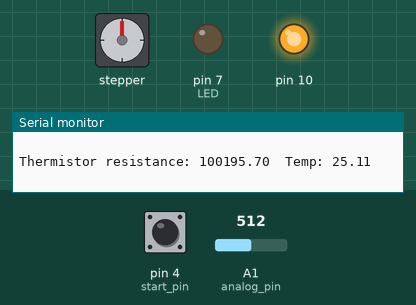
The sketch below on a simulated Arduino Uno, built with avr-gcc and run on an emulated ATmega328P. Parts: stepper motor, output pins drawn as LEDs (lit = HIGH), the last lines printed to the serial monitor. Wiring (inferred from the names in the program): stepper motor driver (200 steps per turn assumed): step pin 9; direction pin 8. Inputs (shaded band) come from the test bench; at power-on: pin 4 (start_pin) LOW, A1 (analog_pin) = 512. Pins used as bus, display or sensor lines are not drawn.

Above: at 1.2 s.
1.3 s: pin 4 (start_pin) pulled HIGH for 1 s
At 3.4 s:
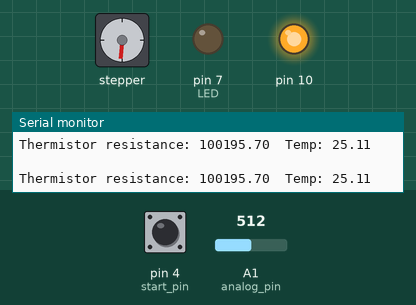
3.8 s: pin 4 (start_pin) pulled HIGH for 0.15 s
At 5.1 s:
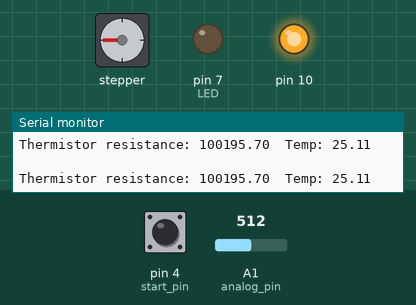
5.4 s: pin 4 (start_pin) pulled HIGH for 0.15 s
At 6.4 s:
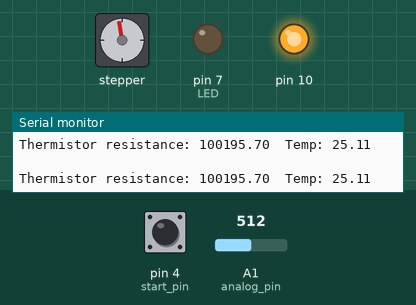
7.0 s: pin 4 (start_pin) pulled HIGH for 3.2 s
At 10.6 s:
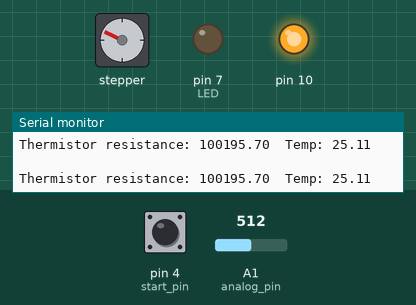
11.7 s: A1 (analog_pin) set to 1023
13.3 s: pin 4 (start_pin) pulled HIGH for 1 s
At 14.9 s:
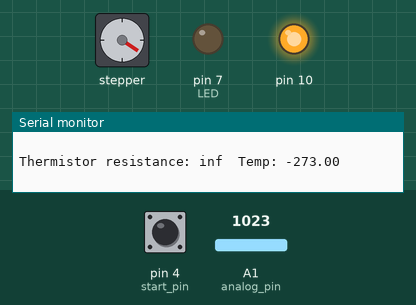
Timing chart, 0 to 16.4 s (numbered marks = the images above; inputs shaded):
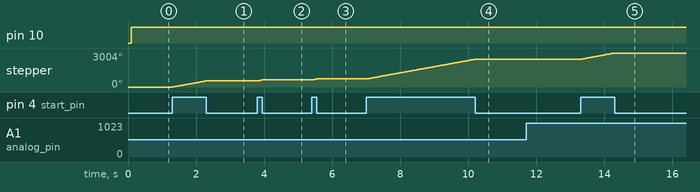

Measured:
- after the input at 1.3 s, stepper: turns 545° clockwise in 1.0 s, starting at once
- after the input at 3.8 s, stepper: turns 83° clockwise in 0.15 s, starting at once
- after the input at 5.4 s, stepper: turns 83° clockwise in 0.15 s, starting at once
- after the input at 7.0 s, stepper: turns 1744° clockwise in 3.2 s, starting at once
- after the input at 13.3 s, stepper: turns 549° clockwise in 1.0 s, starting at once

The sketch:

Speed_Thermistor_Combined2.ino
```cpp
//code for getting the resistance of thermistor

#define analog_pin A1     //analog pin for getting intermediate voltage
#define LED 7       //indicator for heating block attaining desired temp.
#define stp 9  //connect pin 13 to step
#define dir 8  // connect pin 12 to dir
#define start_pin 4

#define input_size 5    //number of samples

float R1=100000.0;     //other resistance in series
int analog_val[input_size];
int i = 0;
float analog_val_new;
int t = 20;      //gap between the readings for averaging (in ms)
float R;    //resistance of thermistor
float T;    //temp of heating block
long delay_motor = 50*32;
int start_state = 1;    //state of motor 1:ON  2:OFF
unsigned long previousMillis = 0;
float B = 3950;     //B value
float T0 = 298.15;    //room temp

void setup()
//integrate fan code
{
  Serial.begin(9600);
  pinMode(LED, OUTPUT);
  pinMode(stp, OUTPUT);
  pinMode(dir, OUTPUT);
  pinMode(start_pin, INPUT);
}

void loop()
{

start_state = digitalRead(start_pin);
  if (start_state==1)
  {
    digitalWrite(dir, HIGH);
    digitalWrite(stp, HIGH);
    delayMicroseconds(delay_motor);
    digitalWrite(stp, LOW);
    delayMicroseconds(delay_motor);
  }

unsigned long currentMillis = millis();


if (currentMillis - previousMillis >= t)
{
    previousMillis = currentMillis;
i = i+1;
analog_val[i-1] =  analogRead(analog_pin);
analog_val_new = 0.0;

if (i==5)
{
for (i=0; i<input_size;i++)
  {
     analog_val_new += analog_val[i];
  }
analog_val_new /= input_size;         //averaging values for better results

//calculating resistance
  float R = R1/((1023/analog_val_new)-1);
  Serial.print("Thermistor resistance: ");
  Serial.print(R);
  Serial.print("\t");

// Calculating temperature value
  T = (1/((1/T0)+(log(R/R1)/B)))-273;
  Serial.print("Temp: ");
  Serial.println(T);
  Serial.print("\t");

  if (T<229.9)
  {
    analogWrite(10, 255);
  }
  else if (T>230.1)
  {
    analogWrite(10, 0);
    digitalWrite(LED, HIGH);
  }

if (T<200)
{
  digitalWrite(LED, LOW);

}
  Serial.print("\n");
i = 0;
}
}
}
```
